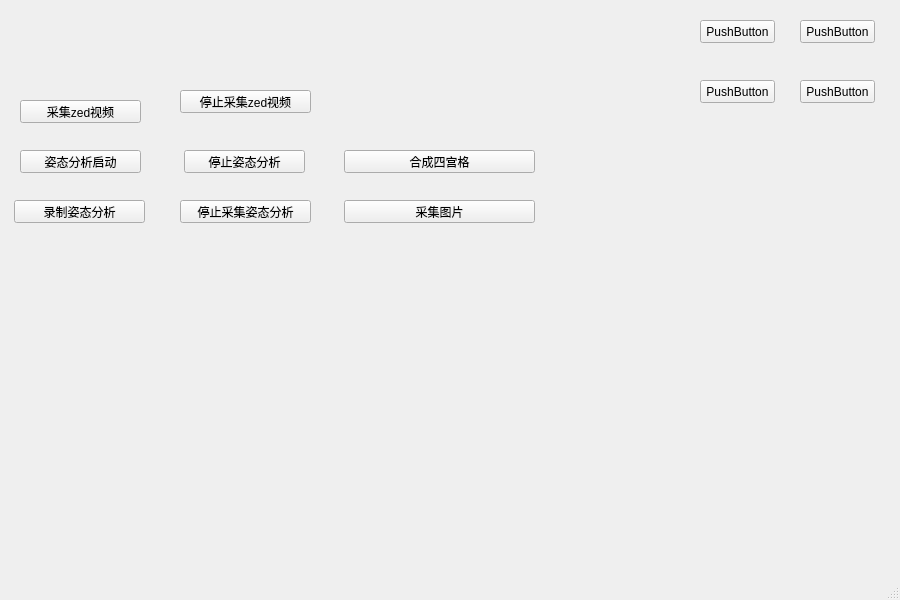
<?xml version="1.0" encoding="UTF-8"?>
<ui version="4.0">
 <class>MainWindow</class>
 <widget class="QMainWindow" name="MainWindow">
  <property name="geometry">
   <rect>
    <x>0</x>
    <y>0</y>
    <width>900</width>
    <height>600</height>
   </rect>
  </property>
  <property name="windowTitle">
   <string>MainWindow</string>
  </property>
  <widget class="QWidget" name="centralwidget">
   <widget class="QPushButton" name="pushButton">
    <property name="geometry">
     <rect>
      <x>20</x>
      <y>100</y>
      <width>121</width>
      <height>23</height>
     </rect>
    </property>
    <property name="text">
     <string>采集zed视频</string>
    </property>
   </widget>
   <widget class="QPushButton" name="pushButton_2">
    <property name="geometry">
     <rect>
      <x>180</x>
      <y>90</y>
      <width>131</width>
      <height>23</height>
     </rect>
    </property>
    <property name="text">
     <string>停止采集zed视频</string>
    </property>
   </widget>
   <widget class="QPushButton" name="pushButton_3">
    <property name="geometry">
     <rect>
      <x>14</x>
      <y>200</y>
      <width>131</width>
      <height>23</height>
     </rect>
    </property>
    <property name="text">
     <string>录制姿态分析</string>
    </property>
   </widget>
   <widget class="QPushButton" name="pushButton_4">
    <property name="geometry">
     <rect>
      <x>180</x>
      <y>200</y>
      <width>131</width>
      <height>23</height>
     </rect>
    </property>
    <property name="text">
     <string>停止采集姿态分析</string>
    </property>
   </widget>
   <widget class="QPushButton" name="pushButton_5">
    <property name="geometry">
     <rect>
      <x>20</x>
      <y>150</y>
      <width>121</width>
      <height>23</height>
     </rect>
    </property>
    <property name="text">
     <string>姿态分析启动</string>
    </property>
   </widget>
   <widget class="QPushButton" name="pushButton_6">
    <property name="geometry">
     <rect>
      <x>184</x>
      <y>150</y>
      <width>121</width>
      <height>23</height>
     </rect>
    </property>
    <property name="text">
     <string>停止姿态分析</string>
    </property>
   </widget>
   <widget class="QPushButton" name="pushButton_7">
    <property name="geometry">
     <rect>
      <x>344</x>
      <y>150</y>
      <width>191</width>
      <height>23</height>
     </rect>
    </property>
    <property name="text">
     <string>合成四宫格</string>
    </property>
   </widget>
   <widget class="QPushButton" name="pushButton_8">
    <property name="geometry">
     <rect>
      <x>344</x>
      <y>200</y>
      <width>191</width>
      <height>23</height>
     </rect>
    </property>
    <property name="text">
     <string>采集图片</string>
    </property>
   </widget>
   <widget class="QPushButton" name="pushButton_9">
    <property name="geometry">
     <rect>
      <x>700</x>
      <y>20</y>
      <width>75</width>
      <height>23</height>
     </rect>
    </property>
    <property name="text">
     <string>PushButton</string>
    </property>
   </widget>
   <widget class="QPushButton" name="pushButton_10">
    <property name="geometry">
     <rect>
      <x>700</x>
      <y>80</y>
      <width>75</width>
      <height>23</height>
     </rect>
    </property>
    <property name="text">
     <string>PushButton</string>
    </property>
   </widget>
   <widget class="QPushButton" name="pushButton_11">
    <property name="geometry">
     <rect>
      <x>800</x>
      <y>20</y>
      <width>75</width>
      <height>23</height>
     </rect>
    </property>
    <property name="text">
     <string>PushButton</string>
    </property>
   </widget>
   <widget class="QPushButton" name="pushButton_12">
    <property name="geometry">
     <rect>
      <x>800</x>
      <y>80</y>
      <width>75</width>
      <height>23</height>
     </rect>
    </property>
    <property name="text">
     <string>PushButton</string>
    </property>
   </widget>
  </widget>
  <widget class="QMenuBar" name="menubar">
   <property name="geometry">
    <rect>
     <x>0</x>
     <y>0</y>
     <width>900</width>
     <height>26</height>
    </rect>
   </property>
  </widget>
  <widget class="QStatusBar" name="statusbar"/>
 </widget>
 <resources/>
 <connections/>
</ui>
